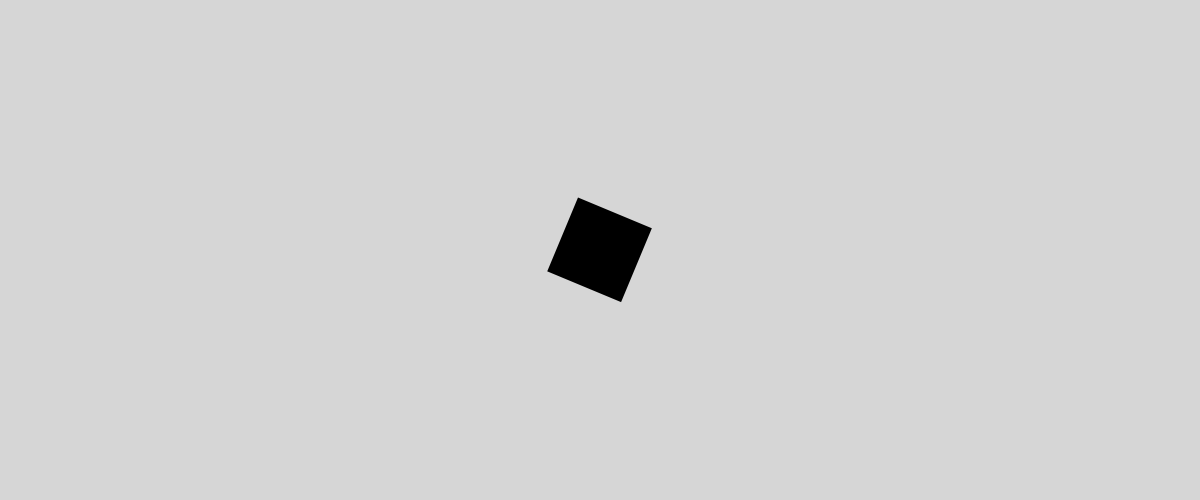
Frame 1 (no input)
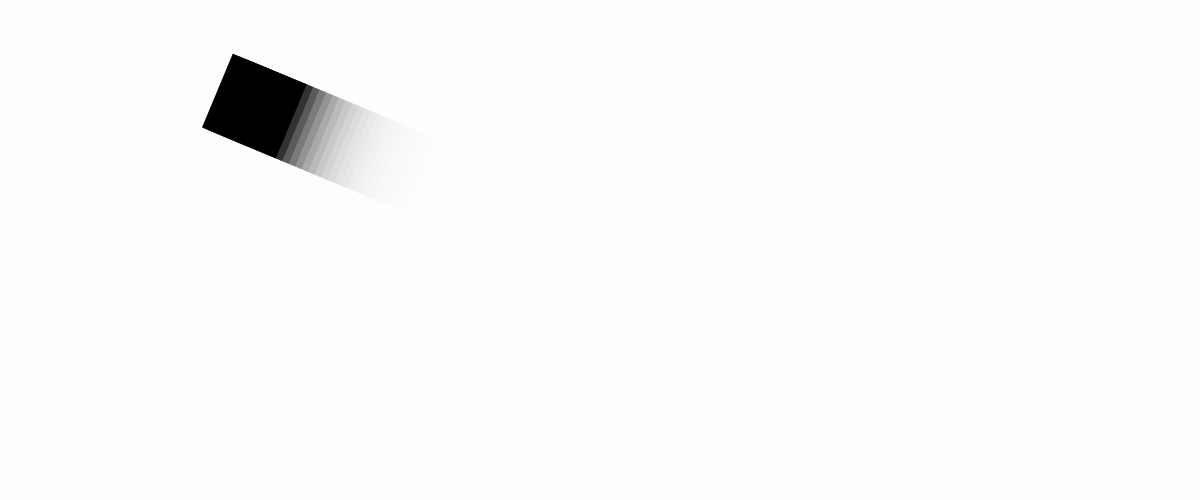
Frame 60 (the mouse pressed at the canvas centre just before this capture)
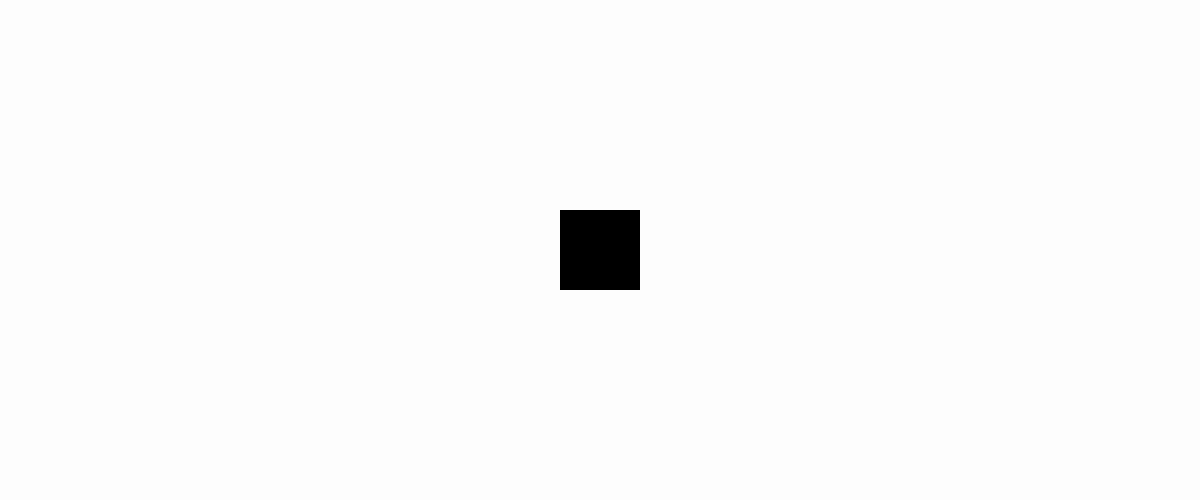
Frame 120 (the mouse held since frame 60 and released just before this capture)

The Processing sketch that drew these frames (run headless with seeded random() and noise(); from frame 60 on, the mouse is pressed at the canvas centre):

// Processing sketch: ch7_MouseFollowerHeading
// ── ch7_MouseFollowerHeading.pde
Mover m;

void setup() {
  size(1200, 500);
  m = new Mover();
}

void draw() {

  rectMode(CORNER);
  noStroke();
  fill(255, 50);
  rect(0, 0, width, height);

  m.update();
  m.checkEdge();
  m.display();
}


void mousePressed() {
  m = null;
  m = new Mover();
}

// ── Mover.pde
class Mover {
  PVector location;
  PVector velocity;
  PVector acceleration;
  float rad;
  float topSpeed = 7;
  float scale = 0.5;


  Mover() {
    location = new PVector(width/2, height/2);
    velocity = new PVector(0, 0);
    rad = 80;
  }

  void update() {
    PVector mouse = new PVector(mouseX, mouseY);
    PVector dir = PVector.sub(mouse, location);
    dir.normalize();
    dir.mult(scale);
    acceleration = dir;
    velocity.add(acceleration);
    velocity.limit(topSpeed);
    location.add(velocity);
  }

  void checkEdge() {
    if (location.x < 0) {
      location.x = width;
    } else if (location.x > width) {
      location.x = 0;
    }
    if (location.y < 0) {
      location.y = height;
    } else if (location.y > height) {
      location.y = 0;
    }
  }

  void display() {
    //float angle = atan(velocity.y/velocity.x);
    //float angle = atan2(velocity.y, velocity.x);
    float angle = velocity.heading2D();
    
    fill(0);
    rectMode(CENTER);

    pushMatrix();
    translate(location.x, location.y);
    rotate(angle);
    noStroke();
    rect(0, 0, rad, rad);
    popMatrix();
  }
}
